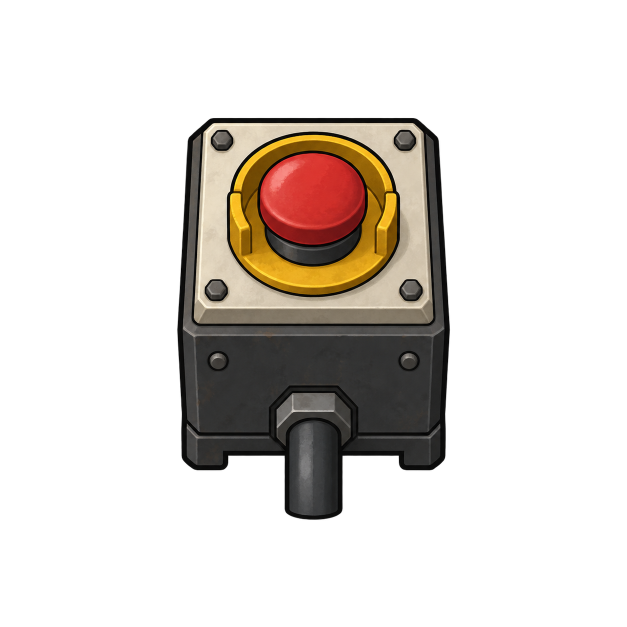
#> input picture assets/source/phase2/RR_EmergencyCutoff.png, 1254 x 1254 px (shown at 1/2 size); its folder holds only this picture in this run
$ python phase2-contact-sheet.py
#> lines starting #> are read from the running program, lines starting #| are printed output that depends on the picture
# -*- coding: utf-8 -*-
"""Build a contact sheet of the phase2 source art so it can be examined in one look.

Alpha is composited over a magenta/grey checkerboard: anything that reads as a
flat rectangle instead of a cut-out silhouette has no usable transparency, which
is the single most important fact about a RimWorld gameplay texture.
"""
import glob
import os
import sys

from PIL import Image, ImageDraw

TILE = 300
COLS = 4
PAD = 4
LABEL = 14
SRC = "assets/source/phase2/*.png"
OUT = "artifacts/phase2-contact-sheet.png"


def checker(size, square=12):
    board = Image.new("RGB", (size, size), (210, 210, 210))
    d = ImageDraw.Draw(board)
    for y in range(0, size, square):
        for x in range(0, size, square):
            if ((x // square) + (y // square)) % 2:
                d.rectangle([x, y, x + square - 1, y + square - 1], fill=(255, 0, 170))
    return board


def main():
    paths = sorted(glob.glob(SRC))
    if not paths:
        print("REFUSED: no source art matched %s" % SRC)
        return 1
    rows = (len(paths) + COLS - 1) // COLS
    cell = TILE + PAD * 2
    sheet = Image.new("RGB", (COLS * cell, rows * (cell + LABEL)), (24, 24, 28))
    draw = ImageDraw.Draw(sheet)
    for i, p in enumerate(paths):
        img = Image.open(p)
#> img is the input picture: PIL image 1254x1254 RGBA; mean R, G, B, A 26.2, 21.1, 16.4, 59.8
        has_alpha = img.mode in ("RGBA", "LA")
#> has_alpha = True
        img = img.convert("RGBA").resize((TILE, TILE), Image.LANCZOS)
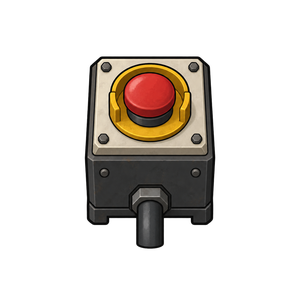
#> img: PIL image 300x300 RGBA; mean R, G, B, A 26.1, 21, 16.3, 59.8; transparent parts drawn white
        back = checker(TILE)
#> in checker, `board = Image.new("RGB", (size, size), (210, 210, 210))`: board: PIL image 300x300 RGB; every value is 210
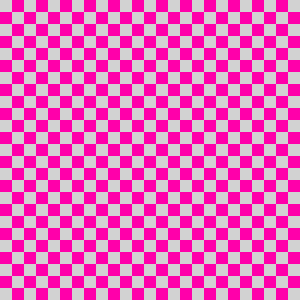
#> back: PIL image 300x300 RGB; mean R, G, B 232.5, 105.2, 190
        back.paste(img, (0, 0), img)
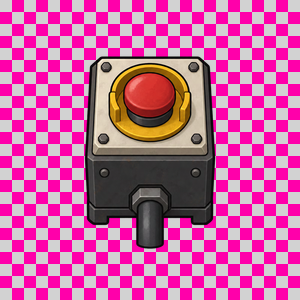
#> back: PIL image 300x300 RGB; mean R, G, B 203.8, 101.2, 161.6
        cx = (i % COLS) * cell + PAD
        cy = (i // COLS) * (cell + LABEL) + PAD
        sheet.paste(back, (cx, cy))
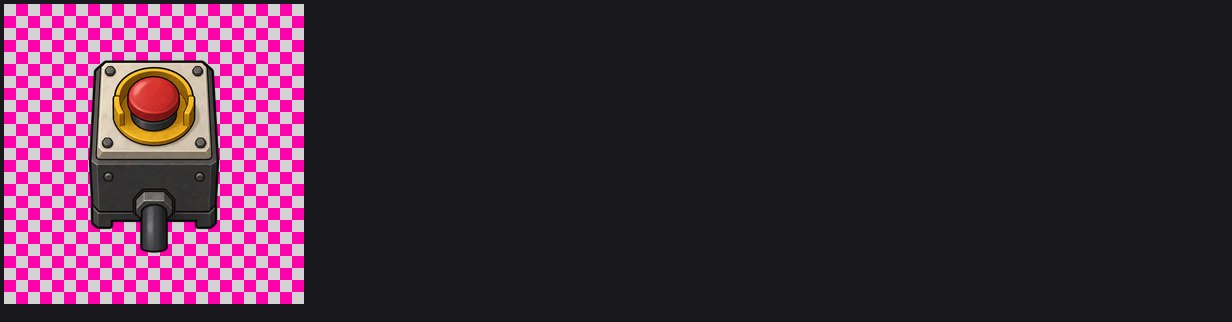
#> sheet: PIL image 1232x322 RGB; mean R, G, B 64.8, 41.5, 58.3
        tag = "%d %s%s" % (i + 1, os.path.basename(p)[3:-4], "" if has_alpha else " [NO ALPHA]")
        draw.text((cx, cy + TILE + 2), tag, fill=(240, 240, 240))
    sheet.save(OUT)
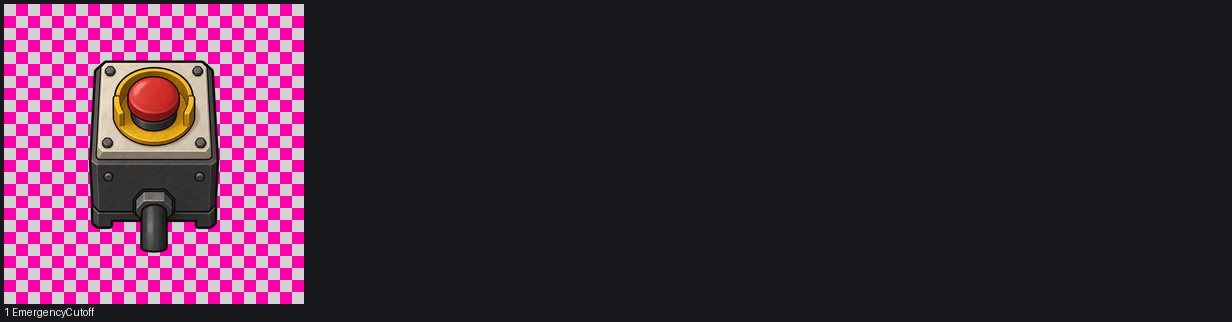
#> saved as phase2-contact-sheet.png: PIL image 1232x322 RGB; mean R, G, B 64.9, 41.6, 58.4
    print("wrote %s  %dx%d  from %d source images" % ((OUT,) + sheet.size + (len(paths),)))
#| wrote artifacts/phase2-contact-sheet.png  1232x322  from 1 source images
    return 0


if __name__ == "__main__":
    sys.exit(main())
#> (the program exits here)

$ run again, on assets/source/phase2/RR_FieldAnalysisBench_north.png
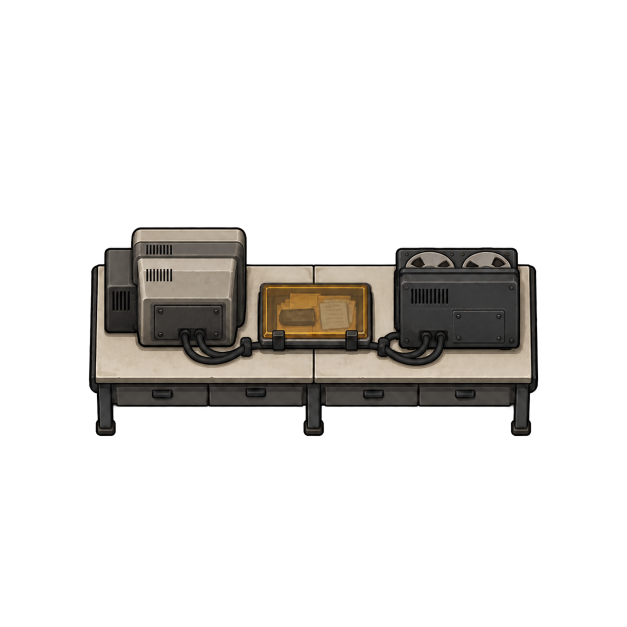
#> input picture assets/source/phase2/RR_FieldAnalysisBench_north.png, 1254 x 1254 px (shown at 1/2 size)
#> in main, img is the input picture: PIL image 1254x1254 RGBA; mean R, G, B, A 18.9, 17.3, 15.2, 46
#> img: PIL image 300x300 RGBA
#> board: PIL image 300x300 RGB; every value is 210
#> in main, `back.paste(img, (0, 0), img)`:
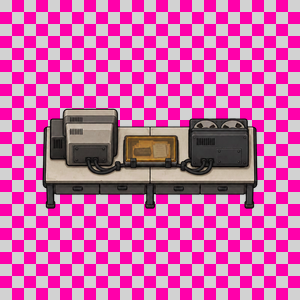
#> back: PIL image 300x300 RGB; mean R, G, B 208.9, 102.9, 170.6
#> in main, `sheet.save(OUT)`:
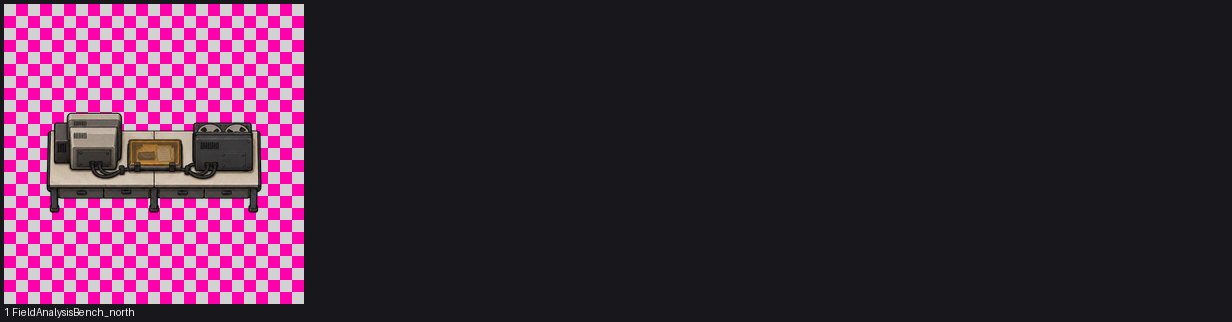
#> saved as phase2-contact-sheet.png: PIL image 1232x322 RGB; mean R, G, B 66.1, 42.1, 60.5
#| wrote artifacts/phase2-contact-sheet.png  1232x322  from 1 source images
